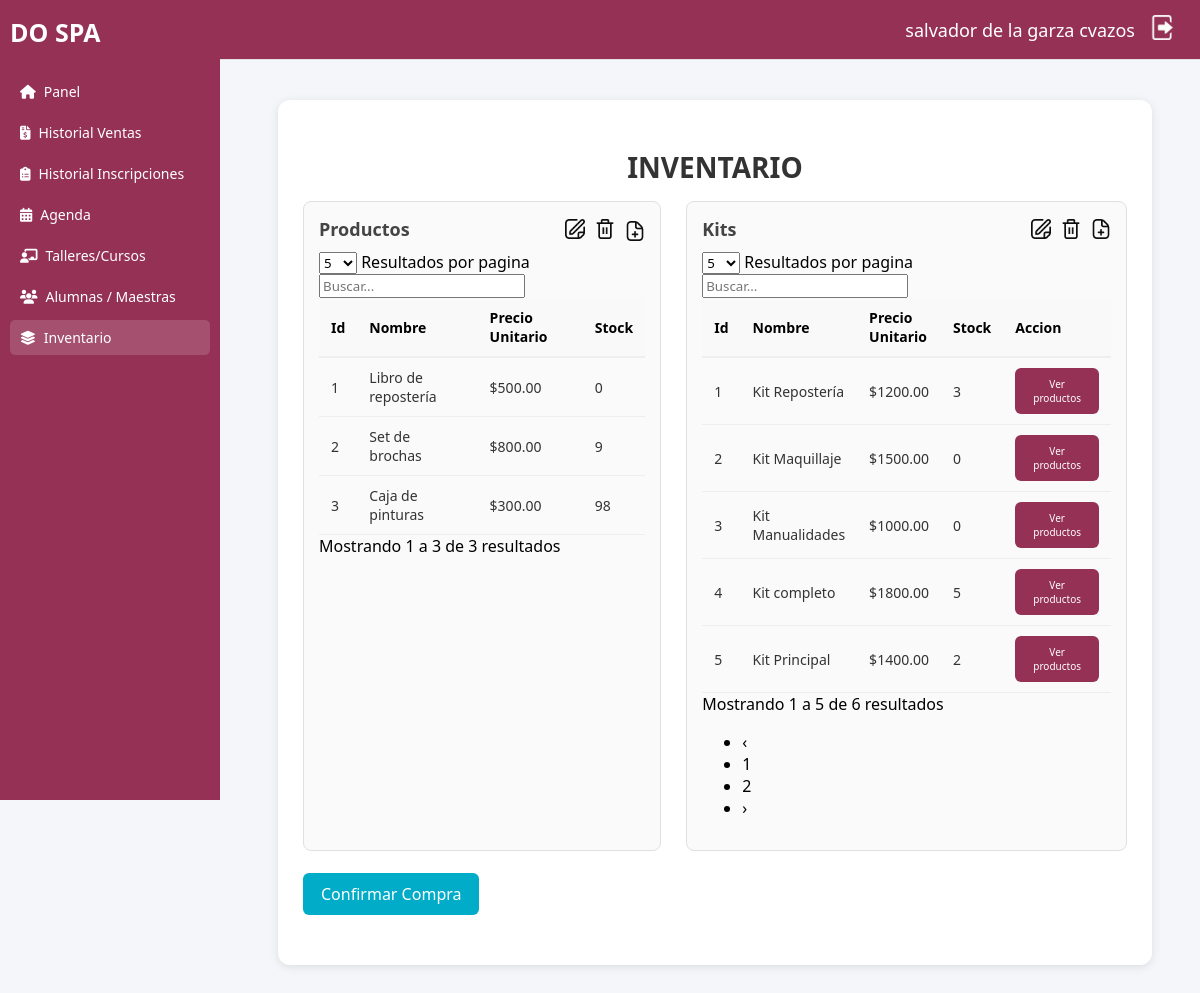
The page /inventario.php (signed in) on the database its author committed.
### tables this page shows
CREATE TABLE `productos` (
  `id_producto` int(11) NOT NULL,
  `nombre` varchar(255) DEFAULT NULL,
  `precio_unitario` decimal(10,2) DEFAULT NULL,
  `Stock` int(11) NOT NULL,
  `Activo` tinyint(1) NOT NULL DEFAULT 1
);

CREATE TABLE `kits_productos` (
  `id_kit` int(11) NOT NULL,
  `nombre` varchar(255) DEFAULT NULL,
  `precio_unitario` decimal(10,2) DEFAULT NULL,
  `Stock` int(11) NOT NULL,
  `Activo` tinyint(1) NOT NULL DEFAULT 1
);

### inventario.php (the view, shortened to what this page needs)
<?php
include_once("conexion.php");
if(empty($_SESSION['Id_Usuario'])){header("location: index.html");}else{
  $Nombre = $_SESSION['nombre'];
  $Amat = $_SESSION['amat'];
  $Apat = $_SESSION['apat'];
?>
<!DOCTYPE html>
<html lang="es">
<head>
  <link rel="stylesheet" href="css/sidebar.css">
  <link rel="stylesheet" href="css/header.css">
  <link rel="stylesheet" href="css/inventario.css">
  <link rel="stylesheet" href="https://cdnjs.cloudflare.com/ajax/libs/font-awesome/6.4.0/css/all.min.css">
  <link rel="stylesheet" href="https://cdn.jsdelivr.net/npm/simple-datatables@latest/dist/style.css">
</head>
<body>
  <div class="dashboard">
    <aside class="sidebar">
      <div class="logo">DO SPA</div>
      <ul id="menu">
        <li><a href="main.php"><i class="fas fa-home"></i> Panel</a></li>
        <li><a href="ventas.php"><i class="fas fa-file-invoice-dollar"></i> Historial Ventas</a></li>
        <li><a href="inscripciones.php"><i class="fas fa-clipboard-list"></i> Historial Inscripciones</a></li>
        <li><a href="agenda.php"><i class="fas fa-calendar-days"></i> Agenda</a></li>
        <li><a href="talleres-cursos.php"><i class="fas fa-chalkboard-teacher"></i>Talleres/Cursos</a></li>
        <li><a href="alumnas-maestras.php"><i class="fa-solid fa-users"></i><span>Alumnas / Maestras</span></a></li>
        <li class="active"><a href="inventario.php"><i class="fas fa-layer-group"></i> Inventario</a></li>
      </ul>
    </aside>
    <main class="main">
        <header class="topbar">
            <div class="user-info">
            <span><?php echo $Nombre." ".$Apat." ".$Amat ?></span>
            <a href="muerte.php"><img src="img/logout.png" id="btn-logout" alt="Salir"></a>
            </div>
        </header>
        <div class="inventario">
            <h2 class="titulo-inventario" align="center">INVENTARIO</h2>
            <div class="tablas-inventario">
                <section class="productos">
                <div class="section-header">
                    <h3>Productos</h3>
                    <div class="section-actions">
                        <img src="img/editar.png" alt="Editar" class="icon btn-editar" width="20" data-tipo="producto">
                        <img src="img/eliminar.png" alt="Eliminar" class="icon btn-eliminar" width="20" data-tipo="producto">
                        <a href="agregarProducto.php"><img src="img/agregar.png" alt="Agregar" class="icon btn-agregar" width="20"></a>
                    </div>
                </div>
                <table id="TablaProductos" class="display">
                    <thead>
                    <tr>
                        <th>Id</th>
                        <th>Nombre</th>
                        <th>Precio Unitario</th>
                        <th>Stock</th>
                    </tr>
                    </thead>
                    <tbody>
                    <?php
                        $sql = "SELECT * FROM productos";
                        $r = mysqli_query($conexion, $sql);
                        while($mostrar = mysqli_fetch_array($r)) {
                    ?>
                    <tr>
                        <td><?php echo $mostrar['id_producto'] ?></td>
                        <td><?php echo $mostrar['nombre'] ?></td>
                        <td><?php echo "$".$mostrar['precio_unitario'] ?></td>
                        <td><?php echo $mostrar['Stock'] ?></td>
                    </tr>
                    <?php } ?>
                    </tbody>
                </table>
                </section>
                <section class="kits">
                <div class="section-header">
                    <h3>Kits</h3>
                    <div class="section-actions">
                        <img src="img/editar.png" alt="Editar" class="icon btn-editar" width="20" data-tipo="kit">
                        <img src="img/eliminar.png" alt="Eliminar" class="icon btn-eliminar" width="20" data-tipo="kit">
                        <img src="img/agregar.png" alt="Agregar" class="icon btn-agregar-kit"  width="20" style="cursor:pointer;">
                    </div>
                </div>
                <table id="TablaKits" class="display">
                    <thead>
                    <tr>
                        <th>Id</th>
                        <th>Nombre</th>
                        <th>Precio Unitario</th>
                        <th>Stock</th>
                        <th>Accion</th>
                    </tr>
                    </thead>
                    <tbody>
                    <?php
                        $sql = "SELECT * FROM kits_productos";
                        $r = mysqli_query($conexion, $sql);
                        while($mostrar = mysqli_fetch_array($r)) {
                    ?>
                      <tr>
                          <td><?php echo $mostrar['id_kit'] ?></td>
                          <td><?php echo $mostrar['nombre'] ?></td>
                          <td><?php echo "$".$mostrar['precio_unitario'] ?></td>
                          <td><?php echo $mostrar['Stock'] ?></td>
                          <td>
                             <button class="btn-ver-productos" class="accion-btn" data-id="<?php echo $mostrar['id_kit'] ?>">Ver productos</button>
                          </td>
                      </tr>
                    <?php } ?>
                    </tbody>
                </table>
                </section>
            </div>
            <br>
            <button class="btn-confirmar" disabled>Confirmar Compra</button>
      </div>
    </main>
  </div>
</body>
</html>
<?php
}
?>

### css/sidebar.css (style rules this page uses)
.sidebar { position: fixed; top: 0; left: 0; width: 220px; height: 100vh; background: #943154; color: #fff; padding: 15px 10px; box-sizing: border-box; font-family: 'Segoe UI', sans-serif; }
.sidebar .logo { font-size: 25px; font-weight: bold; margin-bottom: 25px; text-align: left; color: #fff; }
.sidebar ul { list-style: none; margin: 0; padding: 0; }
.sidebar li { margin: 6px 0; }
.sidebar a { display: flex; align-items: center; gap: 8px; padding: 8px 10px; color: #fff; text-decoration: none; font-size: 14px; border-radius: 5px; transition: background 0.3s; }
.sidebar a:hover, .sidebar .active a { background: rgba(255, 255, 255, 0.15); }

### css/header.css (style rules this page uses)
html { background: #f5f6fa; }
#btn-logout { cursor: pointer; width: 25px; transition: ease-in-out .15s; }
.topbar { position: fixed; top: 0; left: 220px; right: 0; height: 60px; background: #943154; display: flex; align-items: center; justify-content: flex-end; padding: 0 25px; border-bottom: 1px solid #e0e0e0; box-sizing: border-box; z-index: 1000; }
.user-info { display: flex; align-items: center; gap: 15px; font-size: 18px; color: #333; }
.user-info span { font-weight: 500; color: white; }

### css/inventario.css (style rules this page uses)
* { font-family: 'Segoe UI', sans-serif; }
.main { margin-left: 230px; margin-top: 60px; padding: 20px; background: #f5f6fa; min-height: calc(100vh - 60px); box-sizing: border-box; font-family: 'Segoe UI', sans-serif; }
a { text-decoration: none; color: #000; }
.inventario { background: #fff; padding: 25px; border-radius: 12px; box-shadow: 0 2px 10px rgba(0,0,0,0.1); margin: 20px; flex: 1; display: flex; flex-direction: column; }
.inventario .titulo-inventario { font-size: 28px; font-weight: 700; margin-bottom: 15px; color: #333; }
.btn-confirmar { align-self: flex-start; margin-bottom: 25px; padding: 10px 18px; background: #00ACC8; border: none; border-radius: 6px; color: white; font-size: 16px; cursor: pointer; transition: 0.2s ease; }
.tablas-inventario { display: grid; grid-template-columns: 1fr 1fr; gap: 25px; }
.tablas-inventario section { background: #fafafa; border: 1px solid #e0e0e0; border-radius: 8px; padding: 15px; }
.tablas-inventario h3 { margin-bottom: 10px; font-size: 18px; color: #444; }
#TablaProductos, #personasTabla, #TablaKits { width: 100%; border-collapse: collapse; font-family: 'Segoe UI', sans-serif; font-size: 14px; }
.tablas-inventario .section-header { display: flex; align-items: center; justify-content: space-between; gap: 12px; margin-bottom: 10px; }
.tablas-inventario .section-header h3 { margin: 0; font-size: 18px; color: #444; }
.section-actions { display: flex; align-items: center; gap: 10px; }
.section-actions .icon { width: 20px; height: 20px; cursor: pointer; vertical-align: middle; opacity: 0.95; transition: transform .12s ease, opacity .12s ease; }

### inventario.php (style rules this page uses)
.btn-ver-productos { align-self: flex-start; margin-bottom: 0px; padding: 9px 18px; background: #943154; border: none; border-radius: 6px; color: white; font-size: 10px; cursor: pointer; transition: 0.2s ease; }

### rows shown on the page
productos: id_producto "1", nombre "Libro de repostería", precio_unitario "500.00", Stock "0"
productos: id_producto "2", nombre "Set de brochas", precio_unitario "800.00", Stock "9"
productos: id_producto "3", nombre "Caja de pinturas", precio_unitario "300.00", Stock "98"
kits_productos: id_kit "1", nombre "Kit Repostería", precio_unitario "1200.00", Stock "3"
kits_productos: id_kit "2", nombre "Kit Maquillaje", precio_unitario "1500.00", Stock "0"
kits_productos: id_kit "3", nombre "Kit Manualidades", precio_unitario "1000.00", Stock "0"
kits_productos: id_kit "4", nombre "Kit completo", precio_unitario "1800.00", Stock "5"
kits_productos: id_kit "5", nombre "Kit Principal", precio_unitario "1400.00", Stock "2"

### other values the page prints
$Nombre "salvador"
$Apat "de la garza"
$Amat "cvazos"
